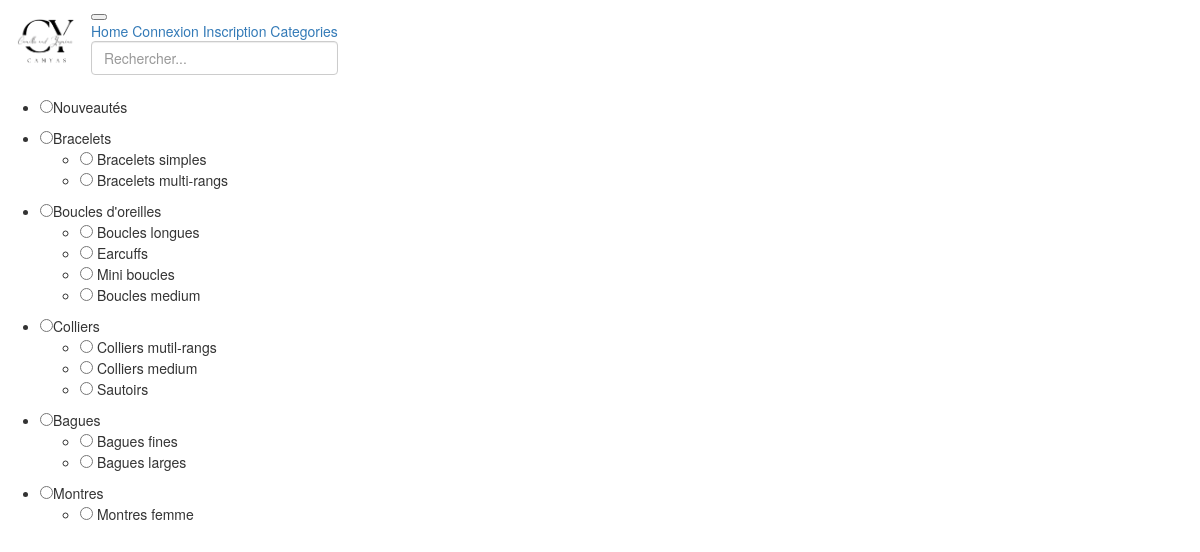
/php/categories.php, run on the app's committed database.
### tables this page shows
CREATE TABLE `categorie` (
  `idCat` int NOT NULL,
  `titreCat` varchar(255) NOT NULL,
  `imgCat` varchar(255) NOT NULL,
  `id_parent` int DEFAULT NULL
);

CREATE TABLE `souscategorie` (
  `id` int NOT NULL,
  `titreSousCat` varchar(255) NOT NULL,
  `imgSousCat` varchar(255) NOT NULL,
  `id_parent` int NOT NULL
);

### php/categories.php (the view, shortened to what this page needs)
<?php
require_once('../includes/config.php');
?>
<!DOCTYPE html>
<html lang="fr" dir="ltr">
<head>
    <link rel="stylesheet" type="text/css" href="../css/style.css">
    <link rel="stylesheet" href="https://maxcdn.bootstrapcdn.com/bootstrap/3.4.1/css/bootstrap.min.css">
</head>
<body>
    <?php require_once('../includes/header2.php');
     ?>
    <main>
        <?php
        $req = $bdd->prepare('SELECT * FROM `categorie`');
        $req->execute();
        $result = $req->fetchAll(PDO::FETCH_ASSOC);
        ?>
        <div id="container">
            <form action="" method="get">
                <div id="filterDiv"> <?php
                    foreach ($result as $categorie) {
                        $categorieId = $categorie['idCat'];
                        $categorieNom = $categorie['titreCat']; ?>
                        <div class="categoryParentDiv" data-parent-id="<?= $categorieId; ?>">
                            <ul>
                                <li class="resultParent dropdown-toggle" id="<?= $categorieNom; ?>">
                                    <input type="radio" class="category" name="category" id="<?= $categorieId; ?>"><?= $categorieNom; ?>
                                </li>
                                <ul class="categoryChildDiv" id="categoryChildDiv<?= $categorieId; ?>" data-parent-id="<?= $categorieId; ?>">
                                    <?php
                                            $req2 = $bdd->prepare('SELECT * FROM `souscategorie` WHERE `id_parent` = ?');
                                            $req2->execute([$categorieId]);
                                            $result2 = $req2->fetchAll(PDO::FETCH_ASSOC);
                                            foreach ($result2 as $Subcategorie) {
                                                $subCategorieId = $Subcategorie['id'];
                                                $subCategorieNom = $Subcategorie['titreSousCat']; ?>
                                        <li id="<?= $subCategorieNom; ?>">
                                            <input type="radio" class="subCategory" name="subCategory" id="<?= $subCategorieId; ?>">
                                            <?= $subCategorieNom; ?>
                                        </li>
                                    <?php
                                            }
                                    ?>
                                </ul>
                            </ul>
                        </div>
                    <?php
                    }
                    ?>
                </div>
            </form>
        </div>
    </main>
</body>
</html>

### includes/header2.php (shortened to what this page needs)
<?php
function getURL()
{
    if (isset($_SERVER['HTTPS']) && $_SERVER['HTTPS'] === 'on')
        $url = "https";
    else {
        $url = "http";
    }
    $url .= "://";
    $url .= $_SERVER['HTTP_HOST'];
    $url .= $_SERVER['REQUEST_URI'];
    $splitURL = explode('boutique-en-ligne', $url);
    $splitURL2 = explode('/', $splitURL[1]);
    return [$splitURL, $splitURL2];
}
require_once('config.php');
$returnCategoryParent = $bdd->prepare('SELECT * FROM categorie');
$returnCategoryParent->execute();
$resultCategoryParent = $returnCategoryParent->fetchAll(PDO::FETCH_OBJ);
if (getURL()[0][1] === '/index.php' || getURL()[0][1] === '/') {
    includeHeader($bdd, './', './php/', './maquette/');
} else {
    includeHeader($bdd, '../', '../php/', '../maquette/');
}
function includeHeader($bdd, $index, $urlPHP, $urlMaquette)
{
    $resultCategoryParent = $returnCategoryParent->fetchAll(PDO::FETCH_OBJ); ?>
    <header id="allHeader">
        <nav class="navbar navbar-expand-lg">
            <div class="container-fluid">
                <span class="navbar-brand"><img id="logo" src="<?= $urlMaquette ?>logo-removebg.png"></span>
                <button class="navbar-toggler" type="button" data-bs-toggle="collapse" data-bs-target="#navbarNavAltMarkup" aria-controls="navbarNavAltMarkup" aria-expanded="false" aria-label="Toggle navigation">
                </button>
                <div class="collapse navbar-collapse  justify-content-between" id="navbarNavAltMarkup">
                    <div class="navbar-nav ">
                        <a href="<?= $index ?>">Home </a>
                        <?php
                        if (isset($_SESSION['user'])) {
                            $user = new User($_SESSION['user']['id'], '', '', '', '', '', '');
                        ?>
                            <a href="<?= $urlPHP ?>categories.php">Toutes les Categories </a>
                            <a href="<?= $urlPHP ?>panier.php"><i class="fa-solid fa-cart-shopping" style="color: #000000;"></i></a>
                            <a href="<?= $urlPHP ?>profil.php"><i class="fa-solid fa-user" style="color: #000000;"></i></a>
                        <?php
                        } else { ?>
                            <a href="<?= $urlPHP ?>connexion.php">Connexion </a>
                            <a href="<?= $urlPHP ?>inscription.php">Inscription </a>
                            <a href="<?= $urlPHP ?>categories.php">Categories </a>
                        <?php } ?>
                        <div class="search ">
                            <form class="d-flex" role="search" method="GET">
                                <input class="form-control me-2" type="text" id="search-bar2" name="search" placeholder="Rechercher...">
                            </form>
                        </div>
                    </div>
                </div>
        </nav>
    </header>
<?php } ?>

### css/style.css (style rules this page uses)
#logo { height: 50px; width: 60px; }

### data on the page
categorie: titreCat "Nouveautés"
categorie: titreCat "Bracelets"
souscategorie: titreSousCat "Bracelets simples"
souscategorie: titreSousCat "Bracelets multi-rangs"
categorie: titreCat "Boucles d'oreilles"
souscategorie: titreSousCat "Boucles longues"
souscategorie: titreSousCat "Earcuffs"
souscategorie: titreSousCat "Mini boucles"
souscategorie: titreSousCat "Boucles medium"
categorie: titreCat "Colliers"
souscategorie: titreSousCat "Colliers mutil-rangs"
souscategorie: titreSousCat "Colliers medium"
souscategorie: titreSousCat "Sautoirs"
categorie: titreCat "Bagues"
souscategorie: titreSousCat "Bagues fines"
souscategorie: titreSousCat "Bagues larges"
categorie: titreCat "Montres"
souscategorie: titreSousCat "Montres femme"
